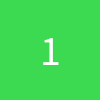
Frame 1 (no input)
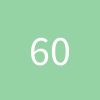
Frame 60 (the mouse pressed at the canvas centre just before this capture)
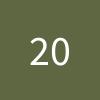
Frame 120 (the mouse held since frame 60 and released just before this capture)

The Processing sketch that drew these frames (run headless with seeded random() and noise(); from frame 60 on, the mouse is pressed at the canvas centre):

// Processing sketch: ej16b_array_colores
// ── ej16b_array_colores.pde

// 2a. armar un array de 100 posiciones, con valores aleatorios de color (0-255) --> int grises o color rgb
// 2b. aplicarlos a una figura que vaya cambiando el color (recorriendo el arreglo).

int r[] = new int[100];  //DEFINO CANTIDAD DE LUGARES
int g[] = new int[100];
int b[] = new int[100];

void setup(){
  frameRate( 10 );
  textAlign( CENTER, CENTER );
  textSize( 42 );
  
  for( int i = 0 ; i < 100 ; i++ ){
    r[i] = int( random(255) );  //ASIGNO VALORES
    g[i] = int( random(255) );
    b[i] = int( random(255) );
  }

}

void draw(){
  
  background( r[frameCount%100], g[frameCount%100], b[frameCount%100] );
  text( frameCount%100, 50, 50 );
  
  println( frameCount%100 );
  
}
